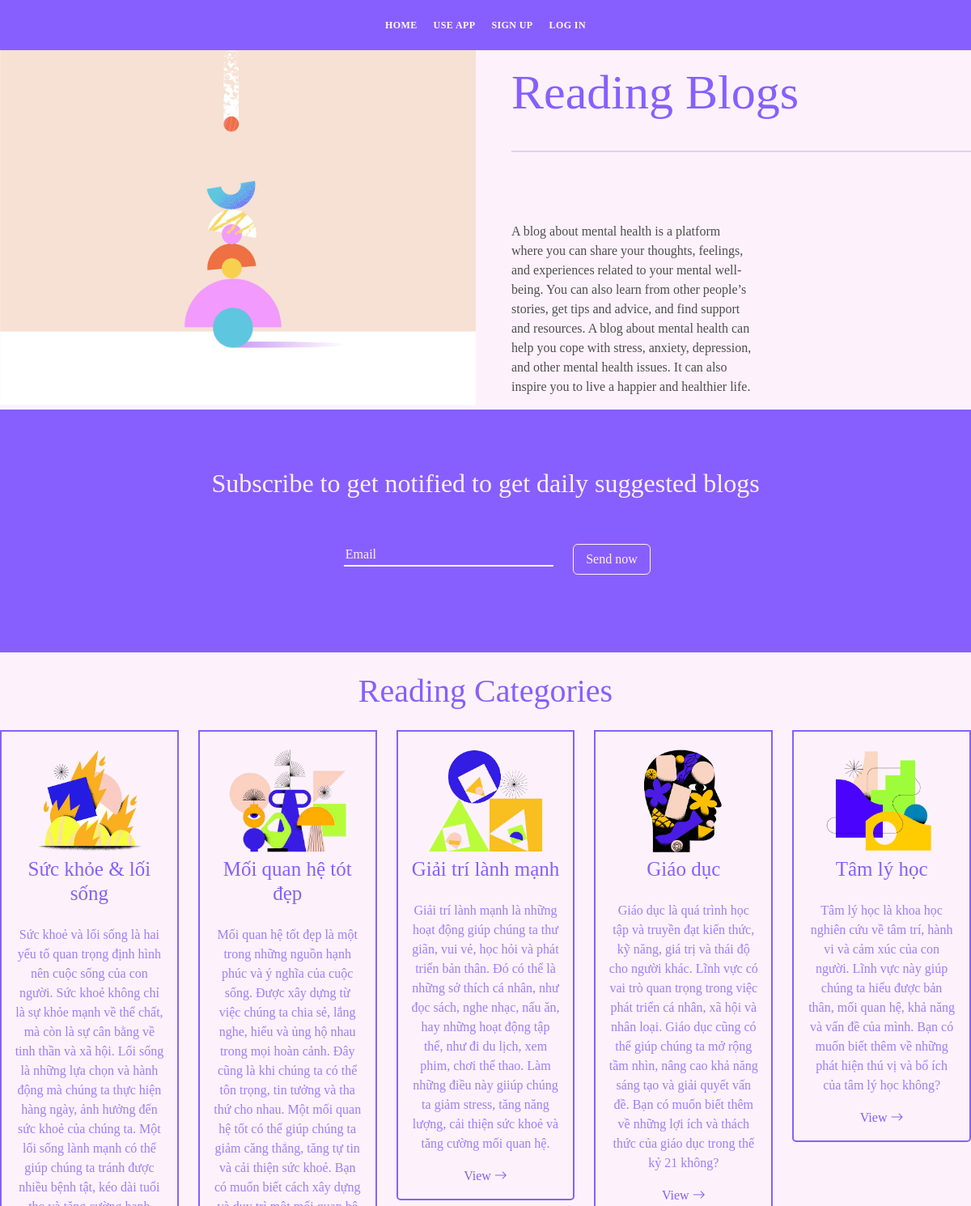
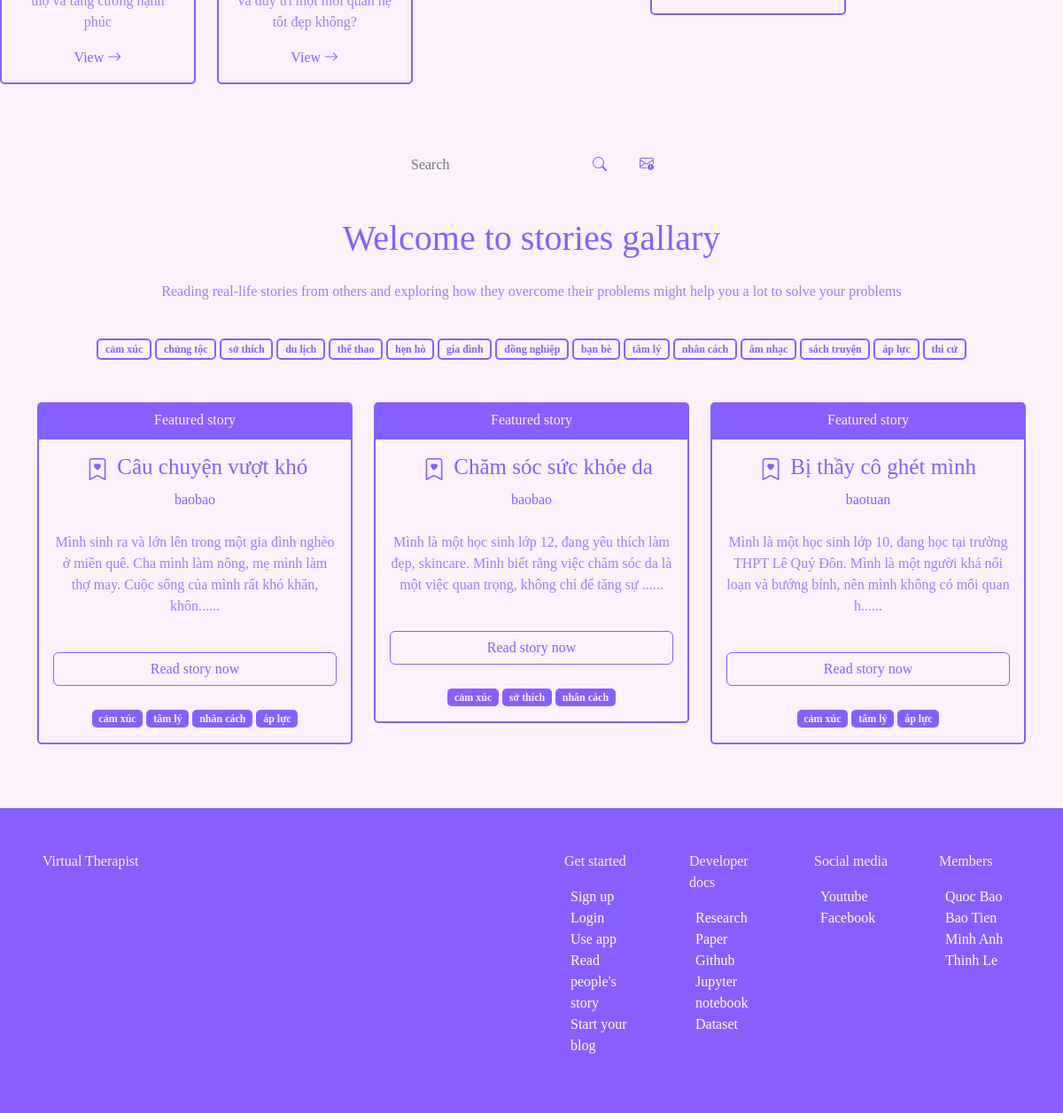
/all_blogs, run on the app's committed database (2 pictures, top to bottom).
### app.py (models this page shows, shortened)
class Categories(db.Model):
    id = db.Column(db.Integer, primary_key=True)
    title = db.Column(db.String(255), nullable=False)
    description = db.Column(db.Text, nullable=False)
    date_posted = db.Column(db.DateTime, default=datetime.utcnow)
    blog_id = db.Column(db.Integer, db.ForeignKey('blogs.id'))

class Blogs(db.Model):
    id = db.Column(db.Integer, primary_key=True)
    title = db.Column(db.String(255), nullable=False)
    content = db.Column(db.Text, nullable=False)
    date_posted = db.Column(db.DateTime, default=datetime.utcnow)
    blog_commented = db.relationship('Comments', backref='blog_commented')
    blog_reacted = db.relationship('Reactions', backref='blog_reacted')
    tags = db.relationship('Tags', backref='blog_tags')
    blog_bookmarked = db.relationship('BookMarks', backref='blog_bookmarked')
    blog_category = db.relationship('Categories', backref='blog_category')
    poster_id = db.Column(db.Integer, db.ForeignKey('users.id'))

class Users(db.Model, UserMixin):
    id = db.Column(db.Integer, primary_key=True)
    name = db.Column(db.String(200), nullable=False)
    email =  db.Column(db.String(120), nullable=False, unique=True)
    user_name = db.Column(db.String(120), nullable=False)
    password_hash = db.Column(db.String(200))
    posts = db.relationship('Blogs', backref='poster')
    comments = db.relationship('Comments', backref='commenter')
    reacts = db.relationship('Reactions', backref='reacter')
    bookmarks = db.relationship('BookMarks', backref='bookmarker')
    @property
    def password():
        raise AttributeError('password is not a readable attribute')
    date_added = db.Column(db.DateTime, default=datetime.utcnow)

class Tags(db.Model):
    id = db.Column(db.Integer, primary_key=True)
    content = db.Column(db.Text, nullable=False)
    blog_id = db.Column(db.Integer, db.ForeignKey('blogs.id'))
    date_posted = db.Column(db.DateTime, default=datetime.utcnow)

### app.py (the view)
@app.route("/all_blogs")
def all_blogs():
    all_blogs = Blogs.query.order_by(Blogs.date_posted)
    bookmarks =  BookMarks.query.order_by(BookMarks.date_posted)
    tags = Tags.query.order_by(Tags.date_posted)
    list_tags = ["cảm xúc", "chủng tộc", "sở thích", "du lịch", "thể thao", "hẹn hò", "gia đình", "đồng nghiệp", "bạn bè", "tâm lý", "nhân cách", "âm nhạc", "sách truyện", "áp lực", "thi cử"]
    categories = Categories.query.order_by(Categories.date_posted)
    img_categories = ['rm_2.png', 'rm_3.png', 'rm_4.png', 'rm_5.png', 'rm_6.png']
    return render_template("all_blogs.html", all_blogs=all_blogs, bookmarks=bookmarks, blog_id_bookmark=blog_id_bookmark, tags=tags, decoding=decoding, list_tags=list_tags, categories=categories, img_categories=img_categories, zip=zip)

### form_backup.py
class SearchForm(FlaskForm):
    searched = StringField("Searched", validators=[DataRequired()])
    submit = SubmitField("Search now")

### app.py (called while the page is built)
@app.context_processor
def base():
    form = SearchForm()
    return dict(form=form)

def decoding(str_list):
    return str_list.split('/')

### templates/all_blogs.html (shortened to what this page needs)
{% include 'navbar.html' %}
<div id="hero" class="text-center">
    <div class="row" style="margin-top:60px">
        <div class="col-6">
            <img src="static/imgs/shapes/bg.png" alt="" style="width: 100%;">
        </div>
        <div class="col-6 text-left">
            <h1 class="text-purple medium-heading" style="margin-top:30px; margin-left: 20px;">Reading Blogs</h1>
            <br>
            <hr style="margin-left: 20px;">
            <p style="margin-left: 20px; max-width: 300px; margin-top: 70px;">A blog about mental health is a platform where you can share your thoughts, feelings, and experiences related to your mental well-being. You can also learn from other people’s stories, get tips and advice, and find support and resources. A blog about mental health can help you cope with stress, anxiety, depression, and other mental health issues. It can also inspire you to live a happier and healthier life.</p>
        </div>
    </div>
    <div class="row">
        <div class="subscribe p-5">
            <br>
            <h2> Subscribe to get notified to get daily suggested blogs  </h2>
            <br><br>
            <form action="">
                <div class="row" style="text-align: right;">
                    <div class="col-7">
                        <input type="email" placeholder="Email" class="form-control-subscribe">
                    </div>
                    <div class="col-5 text-left" style="max-width:120px">
                        <button type="submit" class="btn btn-outline-secondary">Send now</button>
                    </div>
                </div>
            </form>
            <br><br>
        </div>
    </div>
    <h1 class="text-purple mt-4">Reading Categories</h1>
    <div class="mt-4">
        <div class="row">
            {% for category, img in zip(categories, img_categories) %}
                <div class="col-2 col-2-custom">
                    <div class="card card-category">
                        <div class="card-body card-primary-color">
                            <img src="static/imgs/shapes/{{img}}" class="card-img-top" alt="...">
                            <h3 class="card-title-blog">{{ category.title }}</h3>
                            <p class="card-text opacity-8 mt-4">{{ category.description }}</p>
                            <a href="">View <i class="bi bi-arrow-right"></i></a>
                            <br>
                        </div>
                    </div>
                </div>
            {% endfor %}
        </div>
    </div>
    <div class="hero-content display-table">
        <br> <br> <br>
        <div class="container-fluid" style="max-width: 300px;">
            <form method="POST" class="d-flex" role="search" action="{{url_for('search')}}">
                <input class="search-custom" placeholder="Search" name="searched">
                <button class="btn btn-outline-search" type="submit"><i class="bi bi-search"></i></button>
                <a href="{{url_for('recsys')}}" style="margin-top: 6px;" >
                    <i class="bi bi-envelope-exclamation ms-4" style="color: var(--purple-color)"></i>
                </a>
            </form>
        </div>
        <div class="table-cell-3">
            <div class="container">
                <h1 class="text-purple">Welcome {{current_user.name}} to stories gallary </h1>
                <p class="text-purple opacity-8 mt-4"> Reading real-life stories from others and exploring how they overcome their problems might help you a lot to solve your problems</p>
                <br>
                {% for each_tag in list_tags %}
                    <a href="{{ url_for('all_blogs_filter', query=each_tag)}}"><li class="badge tag-choose ">{{each_tag}}</li> </a>
                {% endfor %}
                <div class="row mt-4">
                    {% for blog in all_blogs %}
                        <div class="col-4 mt-4">
                            <div class="card ">
                                <div class="card-header card-secondary-color">
                                    Featured story
                                </div>
                                <div class="card-body card-primary-color">
                                    <div class="row" style="padding:0px">
                                        <div class="col-2">
                                            {% include 'bookmark2.html' %}
                                        </div>
                                        <div class="col-10">
                                            <h3 class="card-title-blog text-left" style="margin-left: 15px">
                                                {{blog.title[:25]}}
                                            </h3>
                                        </div>
                                    </div>
                                    <a href="{{url_for('other_user_blogs', id=blog.poster.id)}}"><p class="card-text">{{blog.poster.user_name}}</p></a>
                                    <p class="card-text opacity-8 mt-4">{{blog.content[:140]}}......</p>
                                    <br>
                                    <div class="d-grid gap-2">
                                        <a href="{{url_for('blog', id=blog.id)}}" class="btn btn-outline-primary">Read story now</a>
                                    </div>
                                    <br>
                                    <div class="tag-footer">
                                        {% for tag in tags %}
                                            {% if tag.blog_id == blog.id %}
                                                {% set tag_list = decoding(tag.content) %}
                                                    {% for t in tag_list %}
                                                        <li class="badge tag-tag ">{{t}}</li>
                                                    {% endfor %}
                                            {% endif %}
                                        {% endfor %}
                                    </div>
                                </div>
                            </div>
                        </div>
                    {% endfor %}
                </div>
            </div>
        </div>
    </div>
</div>
{% include 'footer.html' %}

### templates/bookmark2.html (shortened to what this page needs)
<form action="/bookmark2" method="post">
    {% with temp2 = None %}
        {% for bookmark in bookmarks %}
            {% if bookmark.bookmarker.id == current_user.id and bookmark.blog_id == blog.id %}
                {% set temp2=bookmark.bookmark_state %}
            {% endif %}
        {% endfor %}
        {% if temp2==None %}
            <div class="form-check form-check-inline" style="font-size: 25px;">
                <label class="form-check-label" for="true"><i class="bi bi-bookmark-heart" data-bs-toggle="modal" data-bs-target="#ConfirmBookmark"></i></label>
            </div>
        {% endif %}
    {% endwith %}
</form>

### static/css/index.css (style rules this page uses)
:root { --dark-color: black; --body-font-size: 1.2rem; --body-font-color: var(--purple-color); --body-font-active: #8774f1; --purple-color-dark: #5215fc; --purple-color: #885fff; --purple-color-light: #8774f1; --pink-color: #ee93a9; --light-color: #febfad; --bg-color: #fdf2fc; --dark-light-color: #1e1e1e; --bs-border-width: 1px; --bs-border-style: solid; --white-color: white; --gray-color: #f1f1f1; }
body { background-color: var(--bg-color); background-attachment: fixed; color: #4e4e4e; font-family: Cambria, Cochin, Georgia, Times, 'Times New Roman', serif; max-width: 100%; overflow-x: hidden; }
a { color: var(--purple-color); text-decoration: none; transition: all 0.5s; }
hr { display: block; height: 1px; border: 0; border-top: 2px solid var(--purple-color); margin: 1em 0; padding: 0; }
.col-2-custom { width: 20%; }
.tag-footer { color: var(--purple-color); background-color: var(--bg-color); }
.tag-tag { color: var(--bg-color); background-color: var(--purple-color); border-radius: 5px; }
.tag-choose { color: var(--purple-color); background-color: transparent; border: 2px solid var(--purple-color); border-radius: 5px; cursor: pointer; }
.subscribe { color: var(--bg-color); background-color: var(--purple-color); }
.text-purple { color: var(--purple-color-light); }
.medium-heading { font-size: 60px; line-height: 80%; }
.card-secondary-color { background-color: var(--purple-color); border: none; color: var(--bg-color); }
.card { --bs-card-bg: transparent; }
.form-control-subscribe { border: none; border-bottom: 2px solid var(--bg-color); outline: none; background: transparent; width: 40%; color: var(--bs-btn-active-color); }
.search-custom { color: var(--purple-color); border-bottom: 2px solid var(--purple-color); border: none; outline: none; background: transparent; width: 100%; }
.card-primary-color { background-color: var(--bg-color); color: var(--purple-color); border: 2px solid var(--purple-color); border-bottom-left-radius: 5px; border-bottom-right-radius: 5px; }
.opacity-8 { opacity: 0.8; }
.card-title-blog { font-size: 25px; color: var(--bs-btn-active-color); }
.btn-outline-primary { --bs-btn-color: var(--purple-color); --bs-btn-border-color: var(--purple-color); --bs-btn-hover-color: #fff; --bs-btn-hover-bg: var(--purple-color); --bs-btn-hover-border-color: var(--purple-color); --bs-btn-focus-shadow-rgb: 13, 110, 253; --bs-btn-active-color: #fff; --bs-btn-active-bg: var(--purple-color); --bs-btn-active-border-color: var(--purple-color); --bs-btn-active-shadow: inset 0 3px 5px rgba(0, 0, 0, 0.125); --bs-btn-disabled-color: var(--purple-color); --bs-btn-disabled-bg: transparent; --bs-btn-disabled-border-color: var(--purple-color); --bs-gradient: none }
.btn-outline-secondary { --bs-btn-color: var(--bg-color); --bs-btn-border-color: var(--bg-color); --bs-btn-hover-color: var(--purple-color); --bs-btn-hover-bg: var(--bg-color); --bs-btn-hover-border-color: var(--bg-color); --bs-btn-focus-shadow-rgb: 13, 110, 253; --bs-btn-active-color: #fff; --bs-btn-active-bg: var(--bg-color); --bs-btn-active-border-color: var(--bg-color); --bs-btn-active-shadow: inset 0 3px 5px rgba(0, 0, 0, 0.125); --bs-btn-disabled-color: var(--bg-color); --bs-btn-disabled-bg: transparent; --bs-btn-disabled-border-color: var(--bg-color); --bs-gradient: none }
.btn-outline-search { color: var(--purple-color); }
.text-left { text-align: left; display: flex; flex-direction: column; }
.display-table { width: 100%; height: 100%; display: table; }
.table-cell-3 { margin-top: 40px; }
.text-purple { color: var(--purple-color); }

### data on the page
Categories: shows a picture, title "Sức khỏe & lối sống", description "Sức khoẻ và lối sống là hai yếu tố quan trọng định hình nên cuộc sống của con người. Sức khoẻ không chỉ là sự khỏe mạnh về thể chất, mà còn là sự cân bằng về tinh thần và xã hội. Lối sống là những lựa chọn và hành động mà chúng ta thực hiện hàng ngày, ảnh hưởng đến sức khoẻ của chúng ta. Một lối sống lành mạnh có thể giúp chúng ta tránh được nhiều bệnh tật, kéo dài tuổi thọ và tăng cường hạnh phúc"
Categories: shows a picture, title "Mối quan hệ tót đẹp", description "Mối quan hệ tốt đẹp là một trong những nguồn hạnh phúc và ý nghĩa của cuộc sống. Được xây dựng từ việc chúng ta chia sẻ, lắng nghe, hiểu và ủng hộ nhau trong mọi hoàn cảnh. Đây cũng là khi chúng ta có thể tôn trọng, tin tưởng và tha thứ cho nhau. Một mối quan hệ tốt có thể giúp chúng ta giảm căng thẳng, tăng tự tin và cải thiện sức khoẻ. Bạn có muốn biết cách xây dựng và duy trì một mối quan hệ tốt đẹp không?"
Categories: shows a picture, title "Giải trí lành mạnh", description "Giải trí lành mạnh là những hoạt động giúp chúng ta thư giãn, vui vẻ, học hỏi và phát triển bản thân. Đó có thể là những sở thích cá nhân, như đọc sách, nghe nhạc, nấu ăn, hay những hoạt động tập thể, như đi du lịch, xem phim, chơi thể thao. Làm những điều này giiúp chúng ta giảm stress, tăng năng lượng, cải thiện sức khoẻ và tăng cường mối quan hệ."
Categories: shows a picture, title "Giáo dục", description "Giáo dục là quá trình học tập và truyền đạt kiến thức, kỹ năng, giá trị và thái độ cho người khác. Lĩnh vực có vai trò quan trọng trong việc phát triển cá nhân, xã hội và nhân loại. Giáo dục cũng có thể giúp chúng ta mở rộng tầm nhìn, nâng cao khả năng sáng tạo và giải quyết vấn đề. Bạn có muốn biết thêm về những lợi ích và thách thức của giáo dục trong thế kỷ 21 không?"
Categories: shows a picture, title "Tâm lý học", description "Tâm lý học là khoa học nghiên cứu về tâm trí, hành vi và cảm xúc của con người. Lĩnh vực này giúp chúng ta hiểu được bản thân, mối quan hệ, khả năng và vấn đề của mình. Bạn có muốn biết thêm về những phát hiện thú vị và bổ ích của tâm lý học không?"
Blogs: title "Câu chuyện vượt khó", poster.user_name "baobao", content "Mình sinh ra và lớn lên trong một gia đình nghèo ở miền quê. Cha mình làm nông, mẹ mình làm thợ may. Cuộc sống của mình rất khó khăn, khôn"
Tags: tag_list "cảm xúc" "tâm lý" "nhân cách" "áp lực"
Blogs: title "Chăm sóc sức khỏe da", poster.user_name "baobao", content "Mình là một học sinh lớp 12, đang yêu thích làm đẹp, skincare. Mình biết rằng việc chăm sóc da là một việc quan trọng, không chỉ để tăng sự"
Tags: tag_list "cảm xúc" "sở thích" "nhân cách"
Blogs: title "Bị thầy cô ghét mình", poster.user_name "baotuan", content "Mình là một học sinh lớp 10, đang học tại trường THPT Lê Quý Đôn. Mình là một người khá nổi loạn và bướng bỉnh, nên mình không có mối quan h"
Tags: tag_list "cảm xúc" "tâm lý" "áp lực"

### other printed values
{{ each_tag }} "cảm xúc" "chủng tộc" "sở thích" "du lịch" "thể thao" "hẹn hò" "gia đình" "đồng nghiệp" "bạn bè" "tâm lý" "nhân cách" "âm nhạc" "sách truyện" "áp lực" "thi cử"
